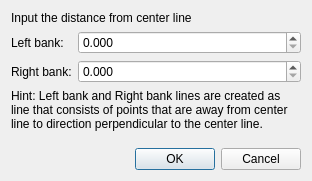
<?xml version="1.0" encoding="UTF-8"?>
<ui version="4.0">
 <class>GeoDataRiverSurveyBuildBankLinesDialog</class>
 <widget class="QDialog" name="GeoDataRiverSurveyBuildBankLinesDialog">
  <property name="geometry">
   <rect>
    <x>0</x>
    <y>0</y>
    <width>312</width>
    <height>181</height>
   </rect>
  </property>
  <property name="windowTitle">
   <string>Build Bank Lines</string>
  </property>
  <layout class="QVBoxLayout" name="verticalLayout">
   <item>
    <widget class="QLabel" name="descLabel">
     <property name="text">
      <string>Input the distance from center line</string>
     </property>
    </widget>
   </item>
   <item>
    <layout class="QGridLayout" name="gridLayout" columnstretch="0,1">
     <item row="0" column="0">
      <widget class="QLabel" name="leftBankLabel">
       <property name="text">
        <string>Left bank:</string>
       </property>
      </widget>
     </item>
     <item row="0" column="1">
      <widget class="QDoubleSpinBox" name="leftBankSpinBox">
       <property name="decimals">
        <number>3</number>
       </property>
       <property name="maximum">
        <double>9999.000000000000000</double>
       </property>
      </widget>
     </item>
     <item row="1" column="0">
      <widget class="QLabel" name="rightBankLabel">
       <property name="text">
        <string>Right bank:</string>
       </property>
      </widget>
     </item>
     <item row="1" column="1">
      <widget class="QDoubleSpinBox" name="rightBankSpinBox">
       <property name="decimals">
        <number>3</number>
       </property>
       <property name="maximum">
        <double>9999.000000000000000</double>
       </property>
      </widget>
     </item>
    </layout>
   </item>
   <item>
    <widget class="QLabel" name="hintLabel">
     <property name="text">
      <string>Hint: Left bank and Right bank lines are created as line that consists of points that are away from center line to direction perpendicular to the center line.</string>
     </property>
     <property name="wordWrap">
      <bool>true</bool>
     </property>
    </widget>
   </item>
   <item>
    <spacer name="verticalSpacer">
     <property name="orientation">
      <enum>Qt::Vertical</enum>
     </property>
     <property name="sizeHint" stdset="0">
      <size>
       <width>20</width>
       <height>17</height>
      </size>
     </property>
    </spacer>
   </item>
   <item>
    <widget class="QDialogButtonBox" name="buttonBox">
     <property name="orientation">
      <enum>Qt::Horizontal</enum>
     </property>
     <property name="standardButtons">
      <set>QDialogButtonBox::Cancel|QDialogButtonBox::Ok</set>
     </property>
    </widget>
   </item>
  </layout>
 </widget>
 <resources/>
 <connections>
  <connection>
   <sender>buttonBox</sender>
   <signal>accepted()</signal>
   <receiver>GeoDataRiverSurveyBuildBankLinesDialog</receiver>
   <slot>accept()</slot>
   <hints>
    <hint type="sourcelabel">
     <x>248</x>
     <y>254</y>
    </hint>
    <hint type="destinationlabel">
     <x>157</x>
     <y>274</y>
    </hint>
   </hints>
  </connection>
  <connection>
   <sender>buttonBox</sender>
   <signal>rejected()</signal>
   <receiver>GeoDataRiverSurveyBuildBankLinesDialog</receiver>
   <slot>reject()</slot>
   <hints>
    <hint type="sourcelabel">
     <x>316</x>
     <y>260</y>
    </hint>
    <hint type="destinationlabel">
     <x>286</x>
     <y>274</y>
    </hint>
   </hints>
  </connection>
 </connections>
</ui>
